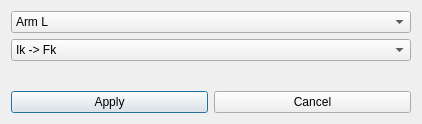
<?xml version="1.0" encoding="UTF-8"?>
<ui version="4.0">
 <class>DlgMatchIkFk</class>
 <widget class="QDialog" name="DlgMatchIkFk">
  <property name="geometry">
   <rect>
    <x>0</x>
    <y>0</y>
    <width>422</width>
    <height>124</height>
   </rect>
  </property>
  <property name="windowTitle">
   <string>Dialog</string>
  </property>
  <layout class="QVBoxLayout" name="verticalLayout">
   <item>
    <widget class="QComboBox" name="cb_Side">
     <item>
      <property name="text">
       <string>Arm L</string>
      </property>
     </item>
     <item>
      <property name="text">
       <string>Arm R</string>
      </property>
     </item>
     <item>
      <property name="text">
       <string>Leg L</string>
      </property>
     </item>
     <item>
      <property name="text">
       <string>Leg R</string>
      </property>
     </item>
    </widget>
   </item>
   <item>
    <widget class="QComboBox" name="cb_Match">
     <item>
      <property name="text">
       <string>Ik -&gt; Fk</string>
      </property>
     </item>
     <item>
      <property name="text">
       <string>Fk -&gt; Ik</string>
      </property>
     </item>
    </widget>
   </item>
   <item>
    <spacer name="verticalSpacer">
     <property name="orientation">
      <enum>Qt::Vertical</enum>
     </property>
     <property name="sizeHint" stdset="0">
      <size>
       <width>20</width>
       <height>20</height>
      </size>
     </property>
    </spacer>
   </item>
   <item>
    <layout class="QHBoxLayout" name="horizontalLayout_2">
     <item>
      <widget class="QPushButton" name="btnApply">
       <property name="text">
        <string>Apply</string>
       </property>
      </widget>
     </item>
     <item>
      <widget class="QPushButton" name="btnCancel">
       <property name="text">
        <string>Cancel</string>
       </property>
      </widget>
     </item>
    </layout>
   </item>
  </layout>
 </widget>
 <resources/>
 <connections/>
</ui>
